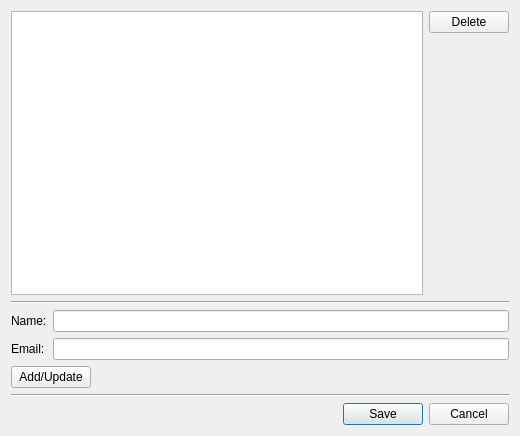
<?xml version="1.0" encoding="UTF-8"?>
<ui version="4.0">
 <class>Dialog</class>
 <widget class="QDialog" name="Dialog">
  <property name="geometry">
   <rect>
    <x>0</x>
    <y>0</y>
    <width>520</width>
    <height>436</height>
   </rect>
  </property>
  <property name="windowTitle">
   <string>Dialog</string>
  </property>
  <layout class="QVBoxLayout" name="verticalLayout_2">
   <item>
    <layout class="QHBoxLayout" name="horizontalLayout">
     <item>
      <widget class="QListWidget" name="members_list_widget"/>
     </item>
     <item>
      <layout class="QVBoxLayout" name="verticalLayout">
       <item>
        <widget class="QPushButton" name="delete_member_button">
         <property name="text">
          <string>Delete</string>
         </property>
        </widget>
       </item>
       <item>
        <spacer name="verticalSpacer">
         <property name="orientation">
          <enum>Qt::Orientation::Vertical</enum>
         </property>
         <property name="sizeHint" stdset="0">
          <size>
           <width>20</width>
           <height>40</height>
          </size>
         </property>
        </spacer>
       </item>
      </layout>
     </item>
    </layout>
   </item>
   <item>
    <widget class="Line" name="line">
     <property name="orientation">
      <enum>Qt::Orientation::Horizontal</enum>
     </property>
    </widget>
   </item>
   <item>
    <layout class="QFormLayout" name="formLayout">
     <property name="labelAlignment">
      <set>Qt::AlignmentFlag::AlignLeading|Qt::AlignmentFlag::AlignLeft|Qt::AlignmentFlag::AlignVCenter</set>
     </property>
     <item row="0" column="0">
      <widget class="QLabel" name="name_label">
       <property name="text">
        <string>Name:</string>
       </property>
       <property name="buddy">
        <cstring>name_line_edit</cstring>
       </property>
      </widget>
     </item>
     <item row="0" column="1">
      <widget class="QLineEdit" name="name_line_edit"/>
     </item>
     <item row="1" column="0">
      <widget class="QLabel" name="email_label">
       <property name="text">
        <string>Email:</string>
       </property>
       <property name="buddy">
        <cstring>email_line_edit</cstring>
       </property>
      </widget>
     </item>
     <item row="1" column="1">
      <widget class="QLineEdit" name="email_line_edit"/>
     </item>
    </layout>
   </item>
   <item>
    <layout class="QHBoxLayout" name="horizontalLayout_2">
     <item>
      <widget class="QPushButton" name="add_update_button">
       <property name="text">
        <string>Add/Update</string>
       </property>
      </widget>
     </item>
     <item>
      <widget class="QLabel" name="error_label">
       <property name="text">
        <string/>
       </property>
      </widget>
     </item>
     <item>
      <spacer name="horizontalSpacer_2">
       <property name="orientation">
        <enum>Qt::Orientation::Horizontal</enum>
       </property>
       <property name="sizeHint" stdset="0">
        <size>
         <width>20</width>
         <height>20</height>
        </size>
       </property>
      </spacer>
     </item>
    </layout>
   </item>
   <item>
    <widget class="Line" name="line_2">
     <property name="orientation">
      <enum>Qt::Orientation::Horizontal</enum>
     </property>
    </widget>
   </item>
   <item>
    <widget class="QDialogButtonBox" name="buttonBox">
     <property name="orientation">
      <enum>Qt::Orientation::Horizontal</enum>
     </property>
     <property name="standardButtons">
      <set>QDialogButtonBox::StandardButton::Cancel|QDialogButtonBox::StandardButton::Save</set>
     </property>
    </widget>
   </item>
  </layout>
 </widget>
 <resources/>
 <connections>
  <connection>
   <sender>buttonBox</sender>
   <signal>accepted()</signal>
   <receiver>Dialog</receiver>
   <slot>accept()</slot>
   <hints>
    <hint type="sourcelabel">
     <x>248</x>
     <y>254</y>
    </hint>
    <hint type="destinationlabel">
     <x>157</x>
     <y>274</y>
    </hint>
   </hints>
  </connection>
  <connection>
   <sender>buttonBox</sender>
   <signal>rejected()</signal>
   <receiver>Dialog</receiver>
   <slot>reject()</slot>
   <hints>
    <hint type="sourcelabel">
     <x>316</x>
     <y>260</y>
    </hint>
    <hint type="destinationlabel">
     <x>286</x>
     <y>274</y>
    </hint>
   </hints>
  </connection>
 </connections>
</ui>
